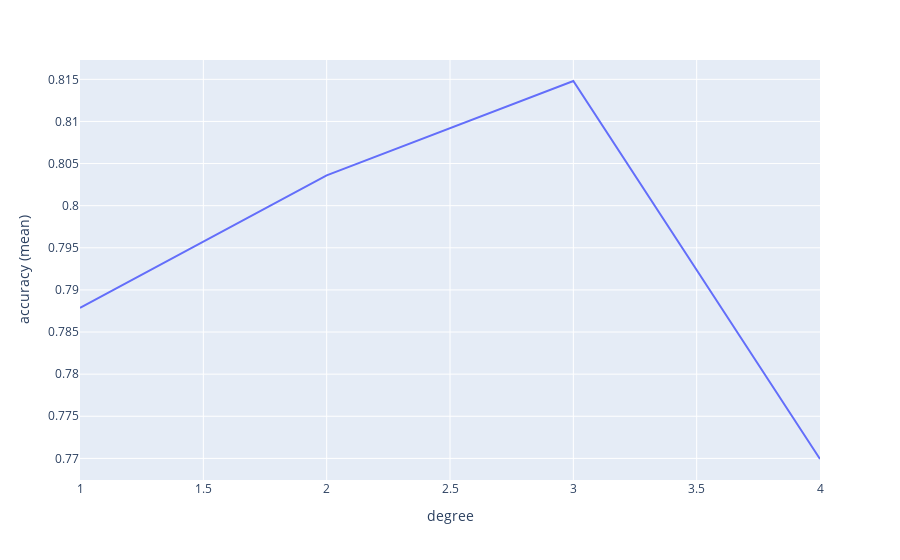

This figure's notebook cell:
### Markdown cell above
## Polynomial kernel

### Code cell
# 5-fold split (stratified)
degree = []
scores = []
for i in range(1, 5):
    model = SVC(kernel='poly', shrinking=False, degree=i)
    score = cross_val_score(model, original_X, original_y)
    scores.append(score.mean())
    degree.append(i)

result = pd.DataFrame(zip(degree, scores), columns=['degree', 'accuracy (mean)'])
px.line(result, x='degree', y='accuracy (mean)')

### Figure 1 — Plotly figure (JSON) as saved in the notebook; plotly's stock layout.template omitted (floating-point values rounded to 4 significant figures)
{"data": [{"hovertemplate": "degree=%{x}<br>accuracy (mean)=%{y}<extra></extra>", "legendgroup": "", "line": {"color": "#636efa", "dash": "solid"}, "mode": "lines", "name": "", "orientation": "v", "showlegend": false, "type": "scatter", "x": [1, 2, 3, 4], "xaxis": "x", "y": [0.7879, 0.8036, 0.8148, 0.7699], "yaxis": "y"}], "layout": {"legend": {"tracegroupgap": 0}, "margin": {"t": 60}, "xaxis": {"anchor": "y", "domain": [0, 1], "title": {"text": "degree"}}, "yaxis": {"anchor": "x", "domain": [0, 1], "title": {"text": "accuracy (mean)"}}}}
